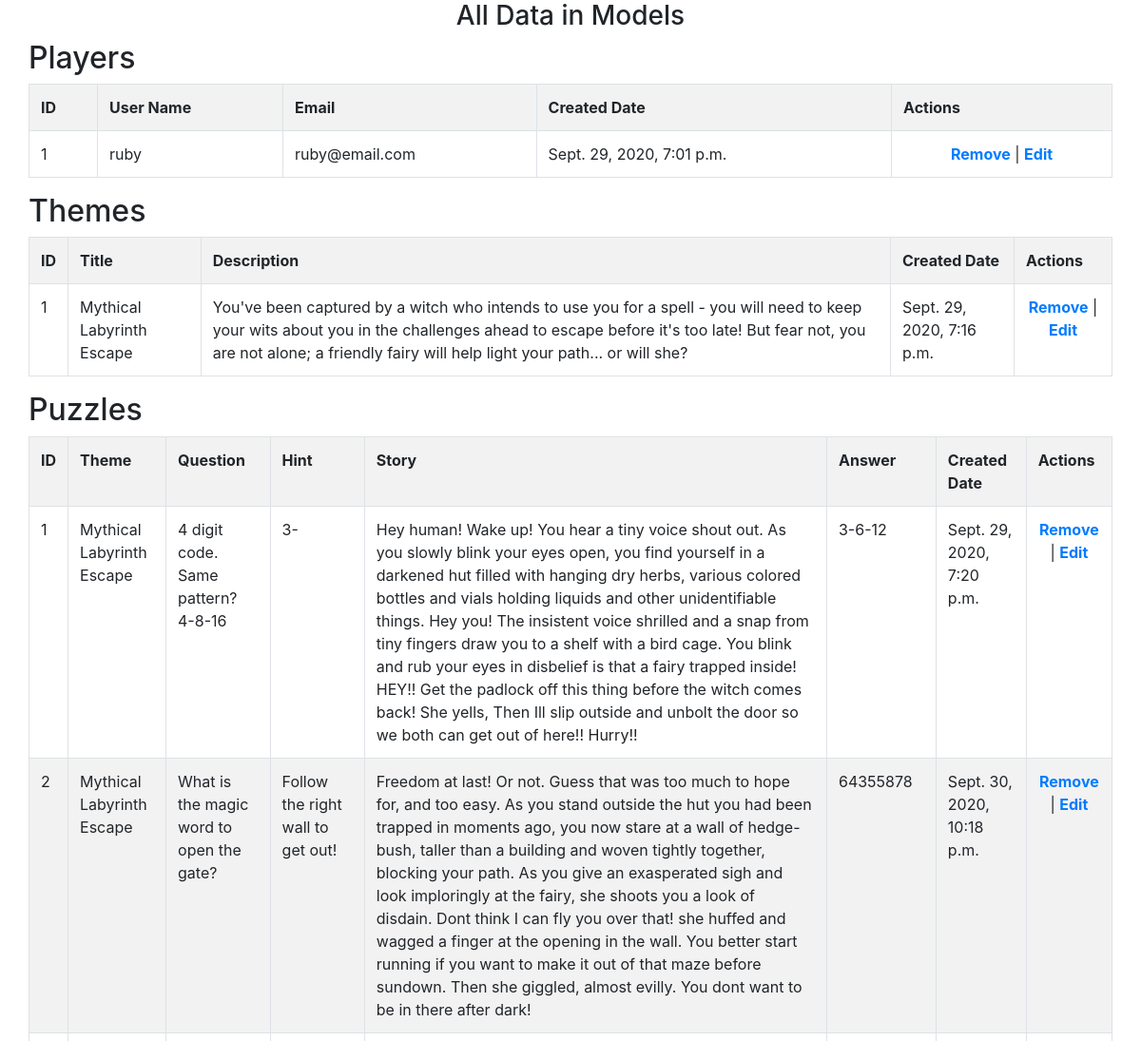
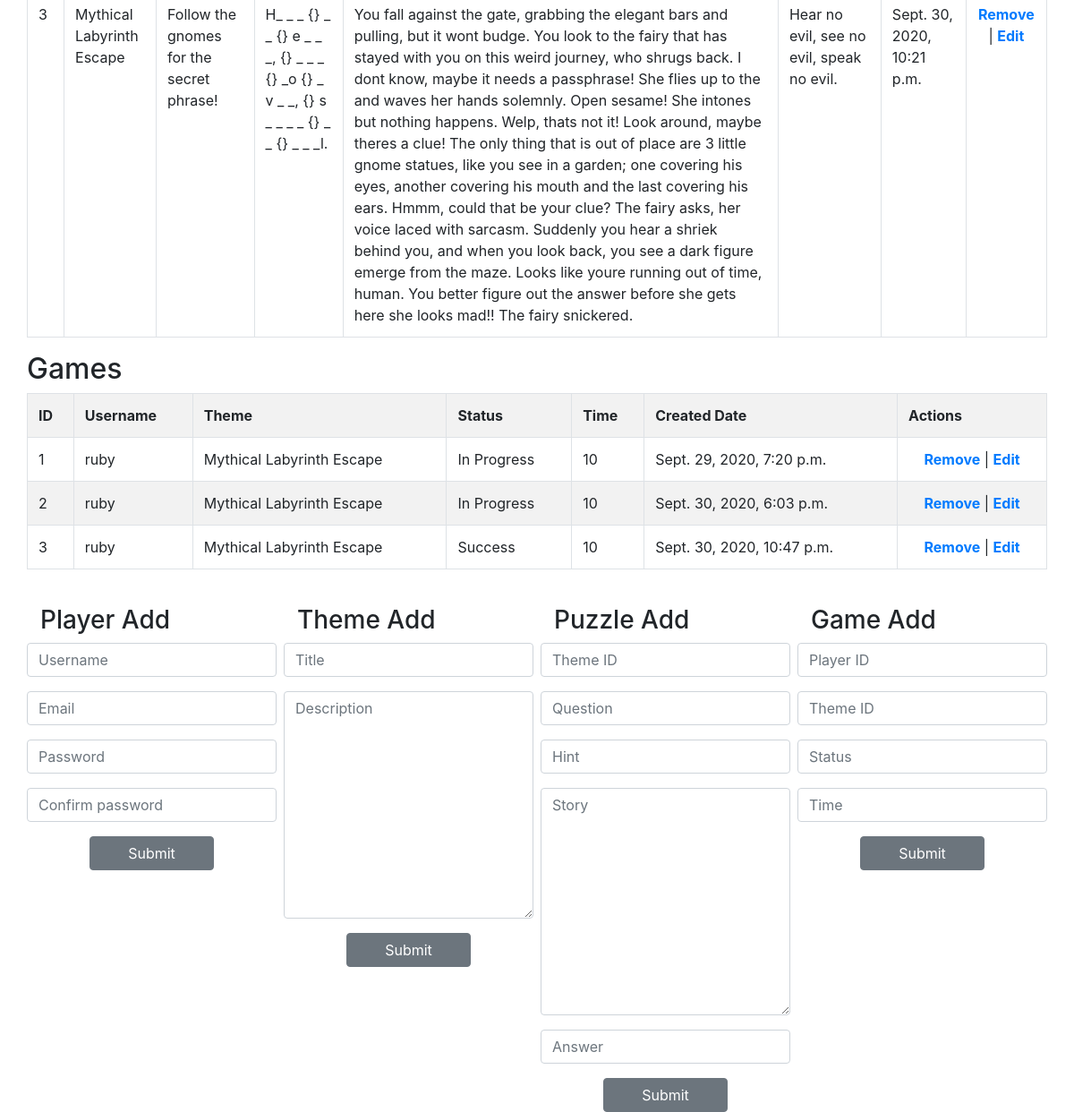
Before: /get_data with the older database file (2 pictures, top to bottom).
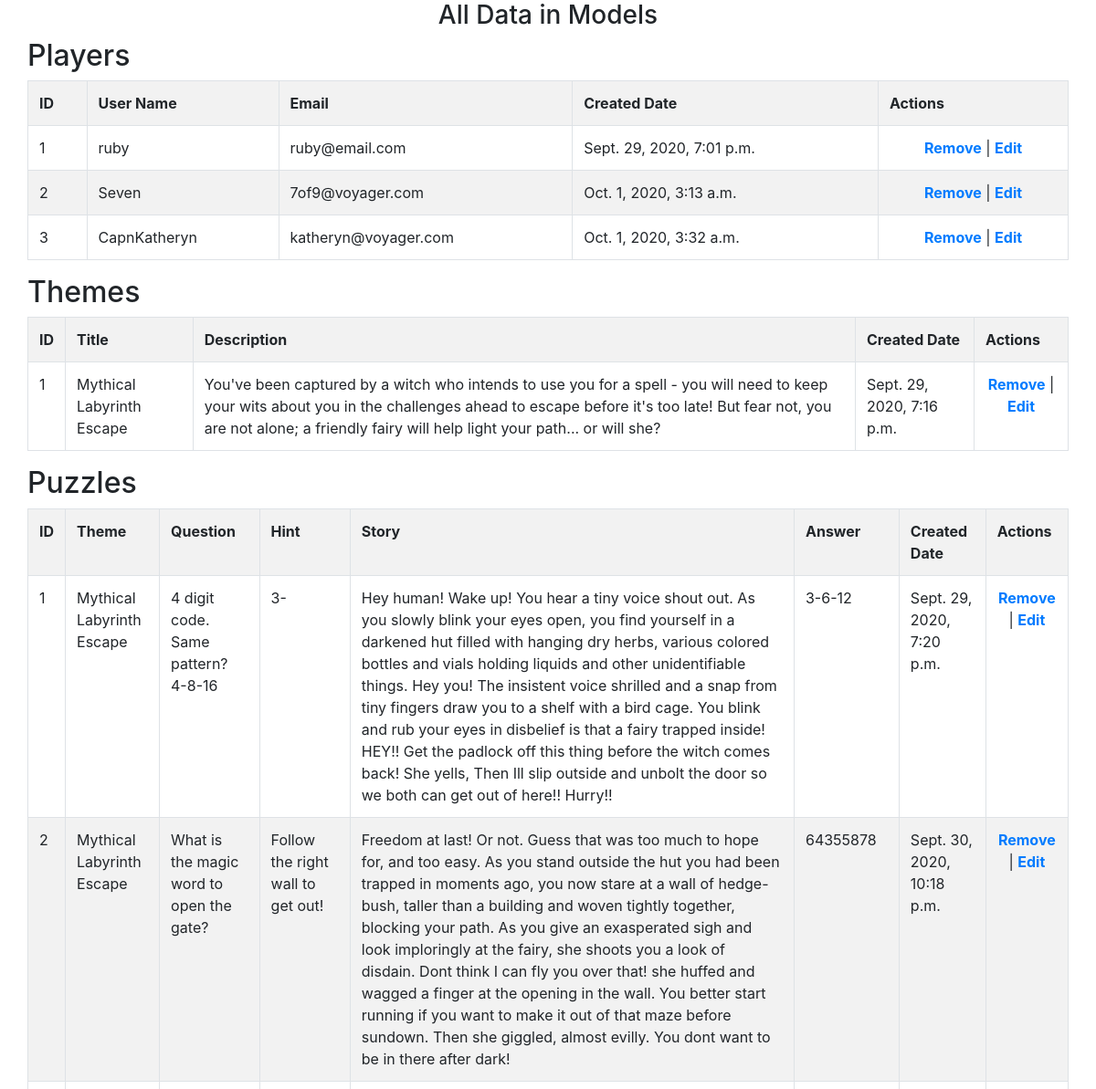
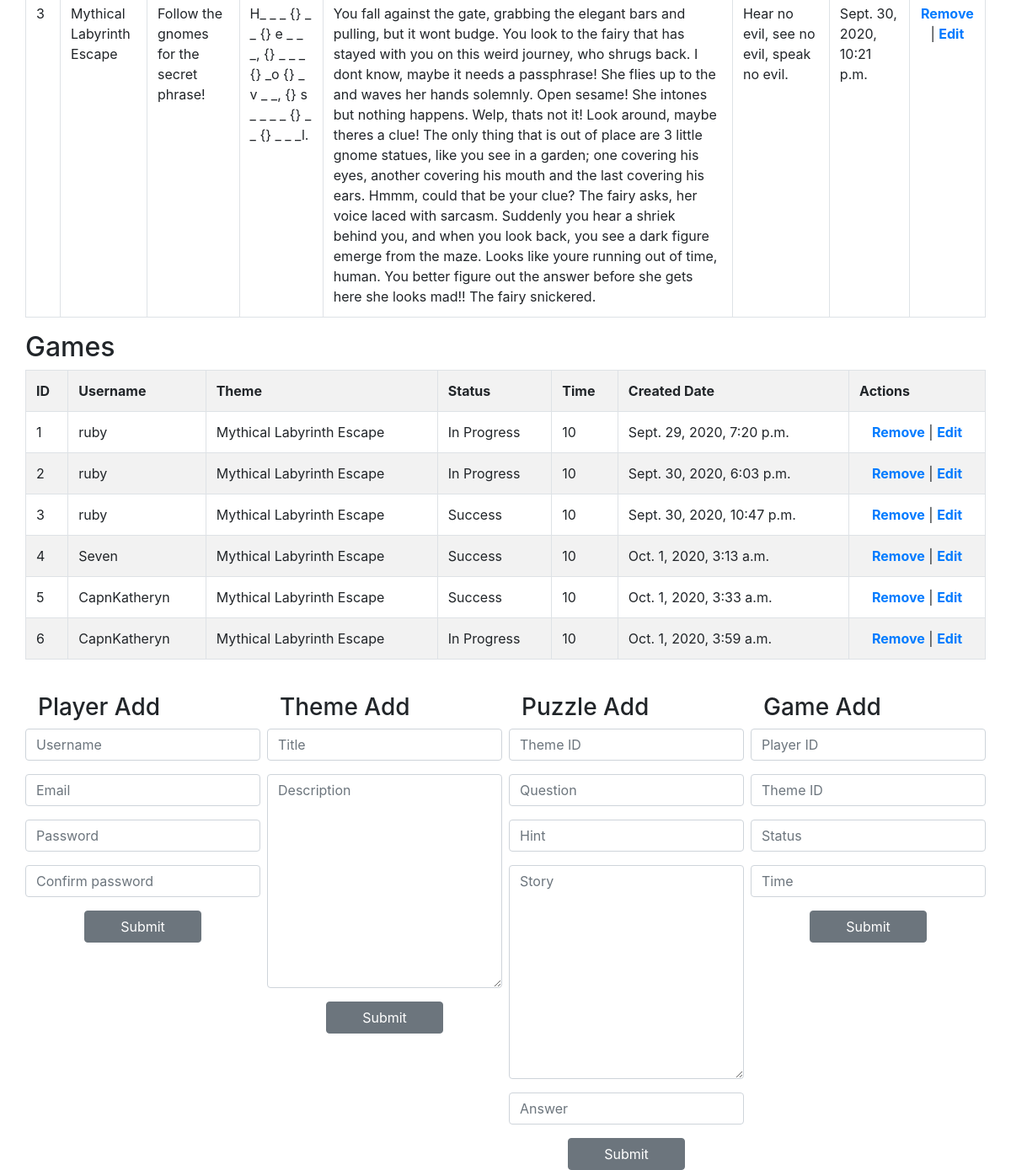
After: the same page with the newer database file (2 pictures, top to bottom).
### virtual_escape_room_app/models.py (models this page shows)
class Player(models.Model):
    username=models.CharField(max_length=255, unique=True)
    email=models.CharField(max_length=255, unique=True)
    password=models.CharField(max_length=255)
    created_at=models.DateTimeField(auto_now_add=True)
    updated_at=models.DateTimeField(auto_now=True)
    objects=PlayerManager()

class Theme(models.Model): # will be manually entered in the shell until we have an admin mode
    title=models.CharField(max_length=255)
    description=models.TextField()
    created_at=models.DateTimeField(auto_now_add=True)
    updated_at=models.DateTimeField(auto_now=True)
    objects=ThemeManager()

class Puzzle(models.Model): # will be manually entered in the shell until we have an admin mode
    theme=models.ForeignKey(Theme,related_name="puzzle_theme",on_delete=models.CASCADE,default=1)
    question=models.CharField(max_length=255)
    hint=models.CharField(max_length=255)
    story=models.TextField()
    answer=models.CharField(max_length=255)
    created_at=models.DateTimeField(auto_now_add=True)
    updated_at=models.DateTimeField(auto_now=True)

class Game(models.Model):
    players=models.ForeignKey(Player,related_name="player_game",on_delete=models.CASCADE,default=1)
    theme=models.ForeignKey(Theme,related_name="theme_game", on_delete=models.CASCADE)
    status=models.CharField(max_length=255, default="Not Started")
    timer=models.IntegerField(default=10)
    created_at=models.DateTimeField(auto_now_add=True)
    updated_at=models.DateTimeField(auto_now=True)

### virtual_escape_room_app/views.py (the view)
# urls.py: path('get_data',views.get_data),
def get_data(request):
    qry_players= Player.objects.all()
    qry_themes=Theme.objects.all()
    qry_puzzles=Puzzle.objects.all()
    qry_games=Game.objects.all()
    context={
            'queryplayers':qry_players,
            'querythemes':qry_themes,
            'querypuzzles':qry_puzzles,
            'querygames':qry_games
        }
    return render(request, "get_data.html", context)

### virtual_escape_room_app/templates/get_data.html (shortened to what the changed rows need)
<!DOCTYPE html>
<html lang="en">
<head>
    <link rel="stylesheet" href="https://stackpath.bootstrapcdn.com/bootstrap/4.5.2/css/bootstrap.min.css">
</head>
<body>
    <div class="container">
        <div class="row">
            <h2>Players</h2>
            <table id="table1" class="table table-striped table-bordered">
                <tr>
                    <th>ID</th>
                    <th>User Name</th>
                    <th>Email</th>
                    <th>Created Date</th>
                    <th>Actions</th>
                </tr>
                {% for one_player in queryplayers %}
                <tr>
                    <td>{{ one_player.id }}</td>
                    <td>{{ one_player.username }}</td>
                    <td>{{ one_player.email }}</td>
                    <td>{{ one_player.created_at }}</td>
                    <td class="text-center">
                        <a href="/player/remove/{{one_player.id}}" class="font-weight-bold">Remove</a>
                        |
                        <a href="/player/edit/{{one_player.id}}" class="font-weight-bold">Edit</a>
                    </td>
                </tr>
                {% endfor %}
            </table>
        </div>
        <div class="row">
            <h2>Themes</h2>
            <table id="tabletheme" class="table table-striped table-bordered">
                <tr>
                    <th>ID</th>
                    <th>Title</th>
                    <th>Description</th>
                    <th>Created Date</th>
                    <th>Actions</th>
                </tr>
                {% for one_theme in querythemes %}
                <tr>
                    <td>{{ one_theme.id }}</td>
                    <td>{{ one_theme.title }}</td>
                    <td>{{ one_theme.description }}</td>
                    <td>{{ one_theme.created_at }}</td>
                    <td class="text-center">
                        <a href="/theme/remove/{{one_theme.id}}" class="font-weight-bold">Remove</a>
                        |
                        <a href="/theme/edit/{{one_theme.id}}" class="font-weight-bold">Edit</a>
                    </td>
                </tr>
                {% endfor %}
            </table>
        </div>
        <div class="row">
            <h2>Puzzles</h2>
            <table id="tablepuzzle" class="table table-striped table-bordered">
                <tr>
                    <th>ID</th>
                    <th>Theme</th>
                    <th>Question</th>
                    <th>Hint</th>
                    <th>Story</th>
                    <th>Answer</th>
                    <th>Created Date</th>
                    <th>Actions</th>
                </tr>
                {% for one_puzzle in querypuzzles %}
                <tr>
                    <td>{{ one_puzzle.id }}</td>
                    <td>{{ one_puzzle.theme.title }}</td>
                    <td>{{ one_puzzle.question }}</td>
                    <td>{{ one_puzzle.hint }}</td>
                    <td>{{ one_puzzle.story }}</td>
                    <td>{{ one_puzzle.answer }}</td>
                    <td>{{ one_puzzle.created_at }}</td>
                    <td class="text-center">
                        <a href="/puzzle/remove/{{one_puzzle.id}}" class="font-weight-bold">Remove</a>
                        |
                        <a href="/puzzle/edit/{{one_puzzle.id}}" class="font-weight-bold">Edit</a>
                    </td>
                </tr>
                {% endfor %}
            </table>
        </div>
        <div class="row">
            <h2>Games</h2>
            <table id="tablegame" class="table table-striped table-bordered">
                <tr>
                    <th>ID</th>
                    <th>Username</th>
                    <th>Theme</th>
                    <th>Status</th>
                    <th>Time</th>
                    <th>Created Date</th>
                    <th>Actions</th>
                </tr>
                {% for one_game in querygames %}
                <tr>
                    <td>{{ one_game.id }}</td>
                    <td>{{ one_game.players.username }}</td>
                    <td>{{ one_game.theme.title }}</td>
                    <td>{{ one_game.status }}</td>
                    <td>{{ one_game.timer }}</td>
                    <td>{{ one_game.created_at }}</td>
                    <td class="text-center">
                        <a href="/game/remove/{{one_game.id}}" class="font-weight-bold">Remove</a>
                        |
                        <a href="/game/edit/{{one_game.id}}" class="font-weight-bold">Edit</a>
                    </td>
                </tr>
                {% endfor %}
            </table>
        </div>
    </div>
</body>
</html>

Changed rows visible on the page:
added Player: id "2", username "Seven", email "7of9@voyager.com", created_at "Oct. 1, 2020, 3:13 a.m."
added Player: id "3", username "CapnKatheryn", email "katheryn@voyager.com", created_at "Oct. 1, 2020, 3:32 a.m."
added Game: id "4", players.username "Seven", theme "Mythical Labyrinth Escape", status "Success", timer "10", created_at "Oct. 1, 2020, 3:13 a.m."
added Game: id "5", players.username "CapnKatheryn", theme "Mythical Labyrinth Escape", status "Success", timer "10", created_at "Oct. 1, 2020, 3:33 a.m."
added Game: id "6", players.username "CapnKatheryn", theme "Mythical Labyrinth Escape", status "In Progress", timer "10", created_at "Oct. 1, 2020, 3:59 a.m."
